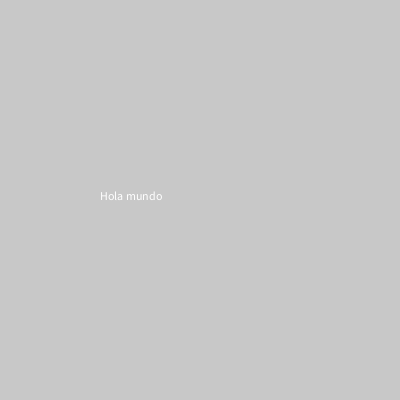
Frame 1 (no input)
Frame 60 (the mouse pressed at the canvas centre just before this capture): blank canvas, image omitted
Frame 120 (the mouse held since frame 60 and released just before this capture): blank canvas, image omitted

The Processing sketch that drew this single still picture (run headless with seeded random() and noise(); from frame 60 on, the mouse is pressed at the canvas centre):

// Processing sketch: variable_inc_auto_text_min
// ── variable_inc_auto_text_min.pde
int posXEllipse = 200;
float tam = 0;

void setup() {
  size(400, 400);
}

void draw() {
  background(200);
  textSize(tam);
  text("Hola mundo", 100, 200);
  tam = tam + 0.01;
}

void mouseClicked() {
}
